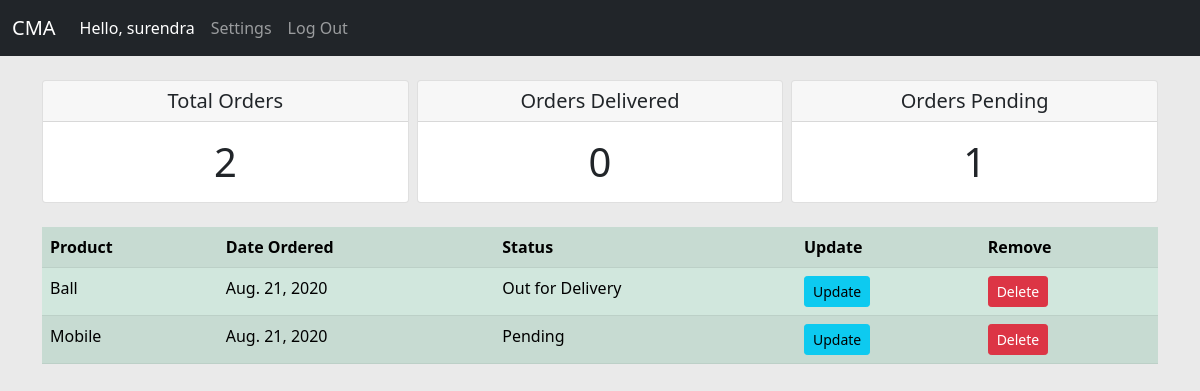
Page /user/ (signed in) on the committed database.
### accounts/models.py (models this page shows, shortened)
class Order(models.Model):
    STATUS = (
        ('Pending', 'Pending'),
        ('Out for Delivery', 'Out for Delivery'),
        ('Delivered', 'Delivered')
    )
    customer = models.ForeignKey(Customer, on_delete=models.CASCADE)
    product = models.ForeignKey(Product, blank=True, on_delete=models.CASCADE)
    status = models.CharField(max_length=200, blank=True, choices=STATUS)
    created_date = models.DateTimeField(auto_now_add=True)

class Product(models.Model):
    CHOICE = (
        ('Indoor', 'Indoor'),
        ('Outdoor', 'Outdoor')
    )
    name = models.CharField(max_length=200)
    price = models.FloatField()
    category = models.CharField(max_length=200, choices=CHOICE)
    added_date = models.DateTimeField(auto_now=True)
    tag = models.ManyToManyField(Tag)

### accounts/decorator.py (the view)
        def wrapper_func(request, *args, **kwargs):
            group = None
            if request.user.groups.exists():
                group = request.user.groups.all()[0].name
            if group in allowed_one:
                return view_func(request, *args, **kwargs)
            else:
                return render(request, 'accounts/notallowed.html')

### accounts/decorator.py (called while the page is built)
def allowed_user(allowed_one=[]):
    def decorator(view_func):
        def wrapper_func(request, *args, **kwargs):
            group = None
            if request.user.groups.exists():
                group = request.user.groups.all()[0].name
            if group in allowed_one:
                return view_func(request, *args, **kwargs)
            else:
                return render(request, 'accounts/notallowed.html')
        return wrapper_func
    return decorator

### accounts/views.py (called while the page is built)
@login_required
@allowed_user(allowed_one=['customer'])
def user(request):
    orders = request.user.customer.order_set.all()
    total_order = orders.count()
    delivered = orders.filter(status='Delivered').count()
    pending = orders.filter(status='Pending').count()
    context = {
        'orders': orders,
        'total_order': total_order,
        'delivered': delivered,
        'pending': pending,
    }
    return render(request, 'accounts/user.html', context)

### accounts/templates/accounts/user.html
{% extends 'accounts/base.html' %}
{% block content %}
    {% include 'accounts/status.html' %}
    <div class="row mt-4">
     <div class="col">
            <table class="table table-success table-striped">
                <tr>
                    <th>Product</th>
                    <th>Date Ordered</th>
                    <th>Status</th>
                    <th>Update</th>
                    <th>Remove</th>
                </tr>
                {% for order in orders %}
                    <tr>
                        <td> {{ order.product.name }} </td>
                        <td> {{ order.created_date|date }} </td>
                        <td> {{ order.status }} </td>
                        <td> <a href="{% url 'update_order' order.id %}" class='btn btn-sm btn-info'>Update</a> </td>
                        <td> <a href="{% url 'delete_order' order.id %}" class='btn btn-sm btn-danger'>Delete</a> </td>
                    </tr>
                {% endfor %}
            </table>
        </div>
    </div>
{% endblock content %}

### accounts/templates/accounts/nav.html (shortened to what this page needs)
<nav class="navbar navbar-expand-lg navbar-dark bg-dark">
  <div class="container-fluid">
    <a class="navbar-brand ml-5">CMA</a>
    <div class="collapse navbar-collapse" id="navbarText">
      <ul class="navbar-nav ml-auto mb-2 mb-lg-0">
        <li class="nav-item">
          <a class='nav-link text-white'>Hello, {{request.user.username|default:'Guest'}}</a>
        </li>
        {% if not request.user.is_staff %}
          <li class="nav-item">
            <a class='nav-link' href="{% url 'account' %}">Settings</a>
          </li>
        {% endif %}
        <li class="nav-item">
          <a class="nav-link" id='products' href="{% url 'logout' %}">Log Out</a>
        </li>
      </ul>
    </div>
  </div>
</nav>

### static/css/base.css (style rules this page uses)
body { background: rgba(220, 220, 220, 0.6); }

### rows in the picture
Order: product.name "Ball", created_date "Aug. 21, 2020", status "Out for Delivery"
Order: product.name "Mobile", created_date "Aug. 21, 2020", status "Pending"

### other values in the picture
{{ request.user.username|default:'Guest' }} "surendra"
{{ total_order }} "2"
{{ delivered }} "0"
{{ pending }} "1"
